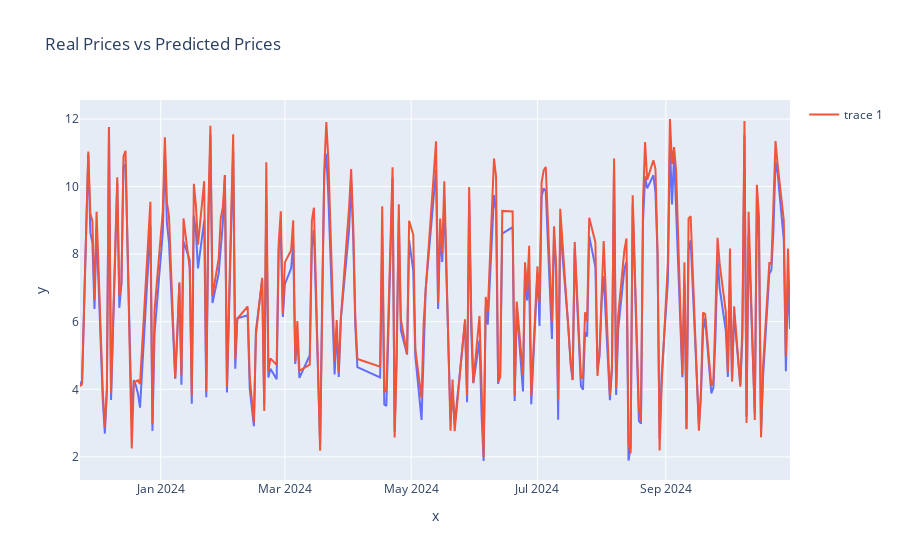

Notebook code cell kept with this figure:
### Markdown cell above
# Evaluation

### Code cell
# conpare real and predicted prices
import plotly.express as px

fig = px.line(x=data['date'][-len(real_prices):], y=real_prices, title='Real Prices vs Predicted Prices')
fig.add_scatter(x=data['date'][-len(predicted_prices):], y=predicted_prices, mode='lines')

fig.show()

### Figure 1 — Plotly figure (JSON) as saved in the notebook; plotly's stock layout.template omitted (floating-point values rounded to 4 significant figures; data arrays with more than 128 entries replaced by an {"elided": "..."} marker saying what was removed)
{"data": [{"hovertemplate": "x=%{x}<br>y=%{y}<extra></extra>", "legendgroup": "", "line": {"color": "#636efa", "dash": "solid"}, "marker": {"symbol": "circle"}, "mode": "lines", "name": "", "orientation": "v", "showlegend": false, "type": "scatter", "x": {"elided": "223 str values"}, "xaxis": "x", "y": {"elided": "223 float values"}, "yaxis": "y"}, {"mode": "lines", "type": "scatter", "x": {"elided": "223 str values"}, "y": {"elided": "223 float values"}}], "layout": {"legend": {"tracegroupgap": 0}, "title": {"text": "Real Prices vs Predicted Prices"}, "xaxis": {"anchor": "y", "domain": [0, 1], "title": {"text": "x"}}, "yaxis": {"anchor": "x", "domain": [0, 1], "title": {"text": "y"}}}}
